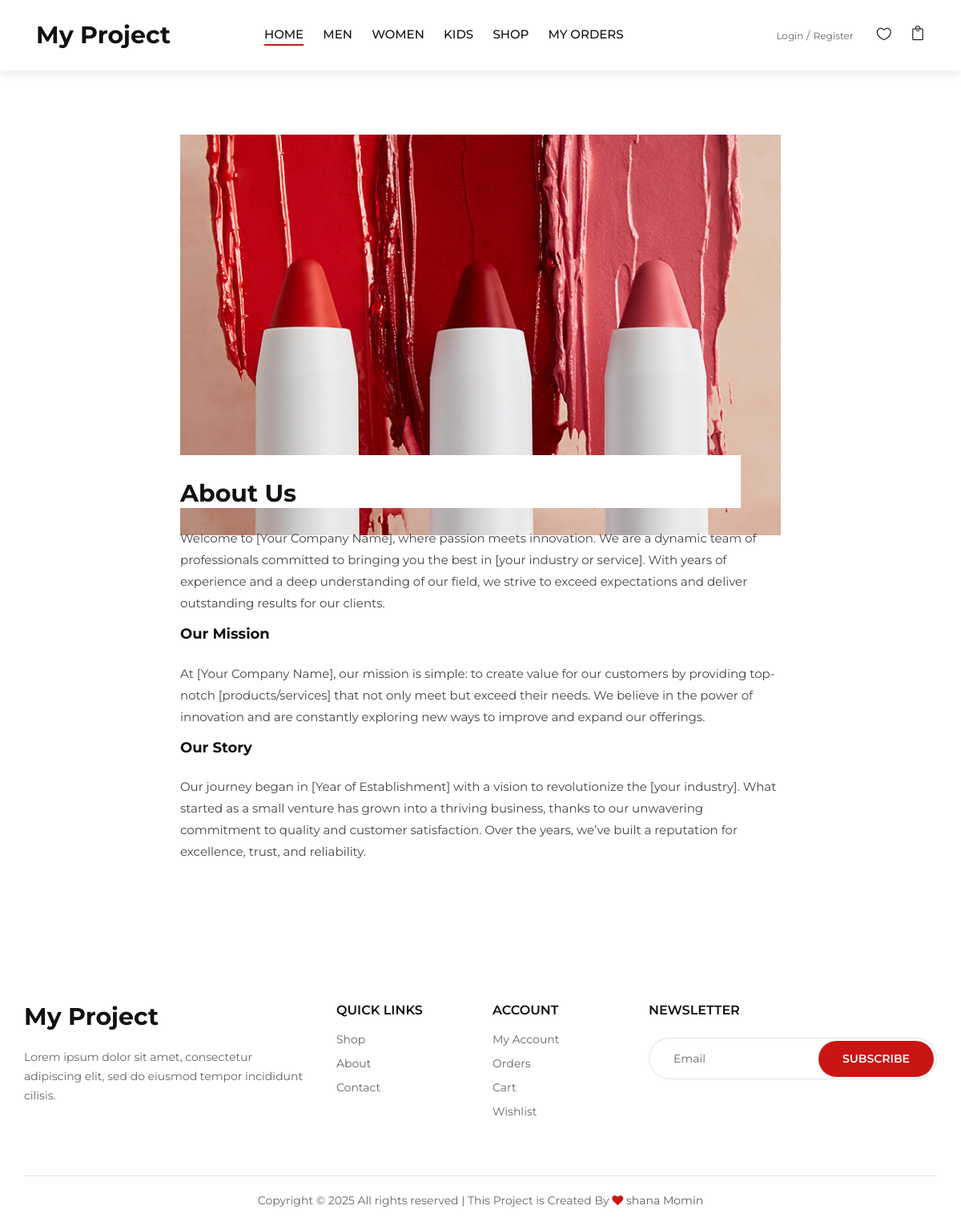
The page /about/ on the database its author committed.
### myapp/models.py (models this page shows, shortened)
class Category(models.Model):
    name = models.CharField(max_length=255)

### myapp/views.py (the view)
# urls.py: path('about/',views.about,name='about'),
def about(request):
	return render(request,'about.html')

### myapp/context_processors.py (called while the page is built)
def common_data(request):
    categories = Category.objects.all()  # Example: Fetch all categories
    return {
        'categories': categories,  # This will be available in all templates
    }

### myapp/templates/about.html (shortened to what this page needs)
{% extends 'header.html' %}
{% block content %}
{% load static %}
 <section class="blog-details spad">
        <div class="container">
            <div class="row">
                <div class="col-lg-8 col-md-8 mx-auto">
                    <div class="blog__details__content">
                        <div class="blog__details__item">
                            <img src="img/blog/details/blog-details.jpg" alt="">
                            <div class="blog__details__item__title">
                                <h3> <b> About Us </b></h3>
                            </div>
                        </div>
                        <div class="blog__details__desc">
                            <p>Welcome to [Your Company Name], where passion meets innovation. We are a dynamic team of professionals committed to bringing you the best in [your industry or service]. With years of experience and a deep understanding of our field, we strive to exceed expectations and deliver outstanding results for our clients.</p>
                            <h5> <b> Our Mission </b> </h5>
                            <p>At [Your Company Name], our mission is simple: to create value for our customers by providing top-notch [products/services] that not only meet but exceed their needs. We believe in the power of innovation and are constantly exploring new ways to improve and expand our offerings.</p>
                            <h5> <b> Our Story </b> </h5>
                            <p>Our journey began in [Year of Establishment] with a vision to revolutionize the [your industry]. What started as a small venture has grown into a thriving business, thanks to our unwavering commitment to quality and customer satisfaction. Over the years, we’ve built a reputation for excellence, trust, and reliability.</p>
                        </div>
                    </div>
                </div>
            </div>
        </div>
    </section>
{% endblock%}

### myapp/templates/header.html (shortened to what this page needs)
{% load static %}
<!DOCTYPE html>
<html lang="zxx">
<head>
    <link rel="stylesheet" href="{% static 'css/bootstrap.min.css' %}" type="text/css">
    <link rel="stylesheet" href="{% static 'css/font-awesome.min.css' %}" type="text/css">
    <link rel="stylesheet" href="{% static 'css/elegant-icons.css' %}" type="text/css">
    <link rel="stylesheet" href="{% static 'css/jquery-ui.min.css' %}" type="text/css">
    <link rel="stylesheet" href="{% static 'css/magnific-popup.css' %}" type="text/css">
    <link rel="stylesheet" href="{% static 'css/owl.carousel.min.css' %}" type="text/css">
    <link rel="stylesheet" href="{% static 'css/slicknav.min.css' %}" type="text/css">
    <link rel="stylesheet" href="{% static 'css/style.css' %}" type="text/css">
    <link rel="stylesheet" href="{% static 'css/custom.css' %}" type="text/css">
</head>
<body>
    <header class="header">
        <div class="container-fluid">
            <div class="row">
                <div class="col-xl-3 col-lg-2">
                    <div class="header__logo">
                        <a href="/"> <h3> <b>My Project</b> </h3> </a>
                    </div>
                </div>
                <div class="col-xl-6 col-lg-7">
                    <nav class="header__menu">
                        <ul>
                            <li class="active"><a href="/">Home</a></li>
                            {% if categories %}
                            {% for c in categories %}
                                <li><a href="{% url 'category-products' c.name %}">{{ c.name|upper }}</a></li>
                            {% endfor %}
                            {% else %}
                                <li>No categories available</li>
                            {% endif %}
                            <li><a href="{% url 'category-products' cate='all' %}">Shop</a></li>
                            <li><a href="{% url 'order-list' %}">My Orders</a></li>
                        </ul>
                    </nav>
                </div>
                <div class="col-lg-3">
                    <div class="header__right">
                        <div class="header__right__auth">
                            {% if request.session.email %}
                            <a href="{% url 'change-password' %}">Change Password</a>
                            <a href="{% url 'logout' %}">Logout</a>
                            {% else %}
                            <a href="{% url 'login' %}">Login</a>
                            <a href="{% url 'register' %}">Register</a>
                            {% endif %}
                        </div>
                        <ul class="header__right__widget">
                            <li><a href="{% url 'wishlist' %}"><span class="icon_heart_alt"></span>
                            </a></li>
                            <li><a href="{% url 'cart' %}"><span class="icon_bag_alt"></span>
                            </a></li>
                        </ul>
                    </div>
                </div>
            </div>
        </div>
    </header>
   {% block content %}
   {% endblock %}
<footer class="footer">
    <div class="container">
        <div class="row">
            <div class="col-lg-4 col-md-6 col-sm-7">
                <div class="footer__about">
                    <div class="footer__logo">
                        <a href="/"> <h3> <b>My Project</b> </h3> </a>
                    </div>
                    <p>Lorem ipsum dolor sit amet, consectetur adipiscing elit, sed do eiusmod tempor incididunt
                    cilisis.</p>
                </div>
            </div>
            <div class="col-lg-2 col-md-3 col-sm-5">
                <div class="footer__widget">
                    <h6>Quick links</h6>
                    <ul>
                        <li><a href="{% url 'category-products' cate='all' %}">Shop</a></li>
                        <li><a href="{% url 'about' %}">About</a></li>
                        <li><a href="{% url 'contact' %}">Contact</a></li>
                    </ul>
                </div>
            </div>
            <div class="col-lg-2 col-md-3 col-sm-4">
                <div class="footer__widget">
                    <h6>Account</h6>
                    <ul>
                        <li><a href="{% url 'profile' %}">My Account</a></li>
                        <li><a href="{% url 'order-list' %}">Orders</a></li>
                        <li><a href="{% url 'cart' %}">Cart</a></li>
                        <li><a href="{% url 'wishlist' %}">Wishlist</a></li>
                    </ul>
                </div>
            </div>
            <div class="col-lg-4 col-md-8 col-sm-8">
                <div class="footer__newslatter">
                    <h6>NEWSLETTER</h6>
                    <form action="#">
                        <input type="text" placeholder="Email">
                        <button type="submit" class="site-btn">Subscribe</button>
                    </form>
                </div>
            </div>
        </div>
        <div class="row">
            <div class="col-lg-12">
                <div class="footer__copyright__text">
                    <p>Copyright &copy; <script>document.write(new Date().getFullYear());</script> All rights reserved | This Project is Created By <i class="fa fa-heart" aria-hidden="true"></i> <a href="https://github.com/shana" target="_blank">shana Momin</a></p>
                </div>
            </div>
        </div>
    </div>
</footer>
</body>
</html>

### myapp/static/css/style.css (style rules this page uses)
html, body { height: 100%; font-family: "Montserrat", sans-serif; -webkit-font-smoothing: antialiased; }
h1, h2, h3, h4, h5, h6 { margin: 0; color: #111111; font-weight: 400; font-family: "Montserrat", sans-serif; }
h3 { font-size: 30px; }
h5 { font-size: 18px; }
h6 { font-size: 16px; }
p { font-size: 14px; font-family: "Montserrat", sans-serif; color: #666666; font-weight: 400; line-height: 24px; margin: 0 0 15px 0; }
img { max-width: 100%; }
ul, ol { padding: 0; margin: 0; }
.spad { padding-top: 100px; padding-bottom: 100px; }
.site-btn { font-size: 14px; color: #ffffff; background: #ca1515; font-weight: 600; border: none; text-transform: uppercase; display: inline-block; padding: 12px 30px; border-radius: 50px; }
.header { background: #ffffff; -webkit-box-shadow: 0px 5px 10px rgba(91, 91, 91, 0.1); box-shadow: 0px 5px 10px rgba(91, 91, 91, 0.1); }
.header__logo { padding: 26px 0; }
.header__logo a { display: inline-block; }
.header__menu { padding: 30px 0 27px; }
.header__menu ul li { list-style: none; display: inline-block; margin-right: 40px; position: relative; }
.header__menu ul li.active a:after { -webkit-transform: scale(1); -ms-transform: scale(1); transform: scale(1); }
.header__menu ul li:last-child { margin-right: 0; }
.header__menu ul li a { font-size: 15px; text-transform: uppercase; color: #111111; font-weight: 500; display: block; padding: 2px 0; position: relative; }
.header__menu ul li a:after { position: absolute; left: 0; bottom: 0; width: 100%; height: 2px; background: #ca1515; content: ""; -webkit-transition: all, 0.5s; -o-transition: all, 0.5s; transition: all, 0.5s; -webkit-transform: scale(0); -ms-transform: scale(0); transform: scale(0); }
.header__right { text-align: right; padding: 30px 0 27px; }
.header__right__auth { display: inline-block; margin-right: 25px; }
.header__right__auth a { font-size: 12px; color: #666666; position: relative; margin-right: 8px; }
.header__right__auth a:last-child { margin-right: 0; }
.header__right__auth a:last-child:after { display: none; }
.header__right__auth a:after { position: absolute; right: -8px; top: -2px; content: "/"; font-size: 13px; }
.header__right__widget { display: inline-block; }
.header__right__widget li { list-style: none; display: inline-block; font-size: 18px; color: #111111; margin-right: 20px; cursor: pointer; }
.header__right__widget li:last-child { margin-right: 0; }
.header__right__widget li a { font-size: 18px; color: #111111; position: relative; }
.footer { padding-top: 55px; }
.footer__about { margin-bottom: 30px; }
.footer__about p { margin-bottom: 20px; }
.footer__logo { margin-bottom: 20px; }
.footer__widget { margin-bottom: 30px; }
.footer__widget h6 { color: #111111; font-weight: 600; text-transform: uppercase; margin-bottom: 12px; }
.footer__widget ul li { list-style: none; }
.footer__widget ul li a { font-size: 14px; color: #666666; line-height: 30px; }
.footer__newslatter { margin-bottom: 30px; }
.footer__newslatter h6 { color: #111111; font-weight: 600; text-transform: uppercase; margin-bottom: 25px; }
.footer__newslatter form { position: relative; margin-bottom: 30px; }
.footer__newslatter form input { height: 52px; width: 100%; border: 1px solid #e1e1e1; border-radius: 50px; padding-left: 30px; font-size: 14px; color: #666666; }
.footer__newslatter form input::placeholder { color: #666666; }
.footer__newslatter form button { position: absolute; right: 4px; top: 4px; }
.footer__copyright__text { border-top: 1px solid #e1e1e1; padding: 18px 0 25px; text-align: center; margin-top: 35px; }
.footer__copyright__text p { margin-bottom: 0; }
.footer__copyright__text a { color: #5C5C5C; }
.footer__copyright__text i { color: #ca1515; }
.blog-details { padding-top: 80px; padding-bottom: 80px; }
.blog__details__item { background: #ffffff; margin-bottom: 24px; }
.blog__details__item__title { background: #ffffff; padding-top: 30px; padding-right: 30px; margin-top: -100px; position: relative; margin-right: 50px; }
.blog__details__desc { margin-bottom: 40px; }
.blog__details__desc p { font-size: 15px; color: #444444; line-height: 27px; }
.blog__details__desc p:last-child { margin-bottom: 0; }
@media only screen and (min-width: 1200px) and (max-width: 1599px) { .header__menu ul li { margin-right: 20px; } }
@media only screen and (min-width: 1200px) and (max-width: 1599px) { .header { padding: 0 30px; } }
@media only screen and (min-width: 1200px) { .container { max-width: 1170px; } }

### rows shown on the page
Category: name "MEN"
Category: name "WOMEN"
Category: name "KIDS"
